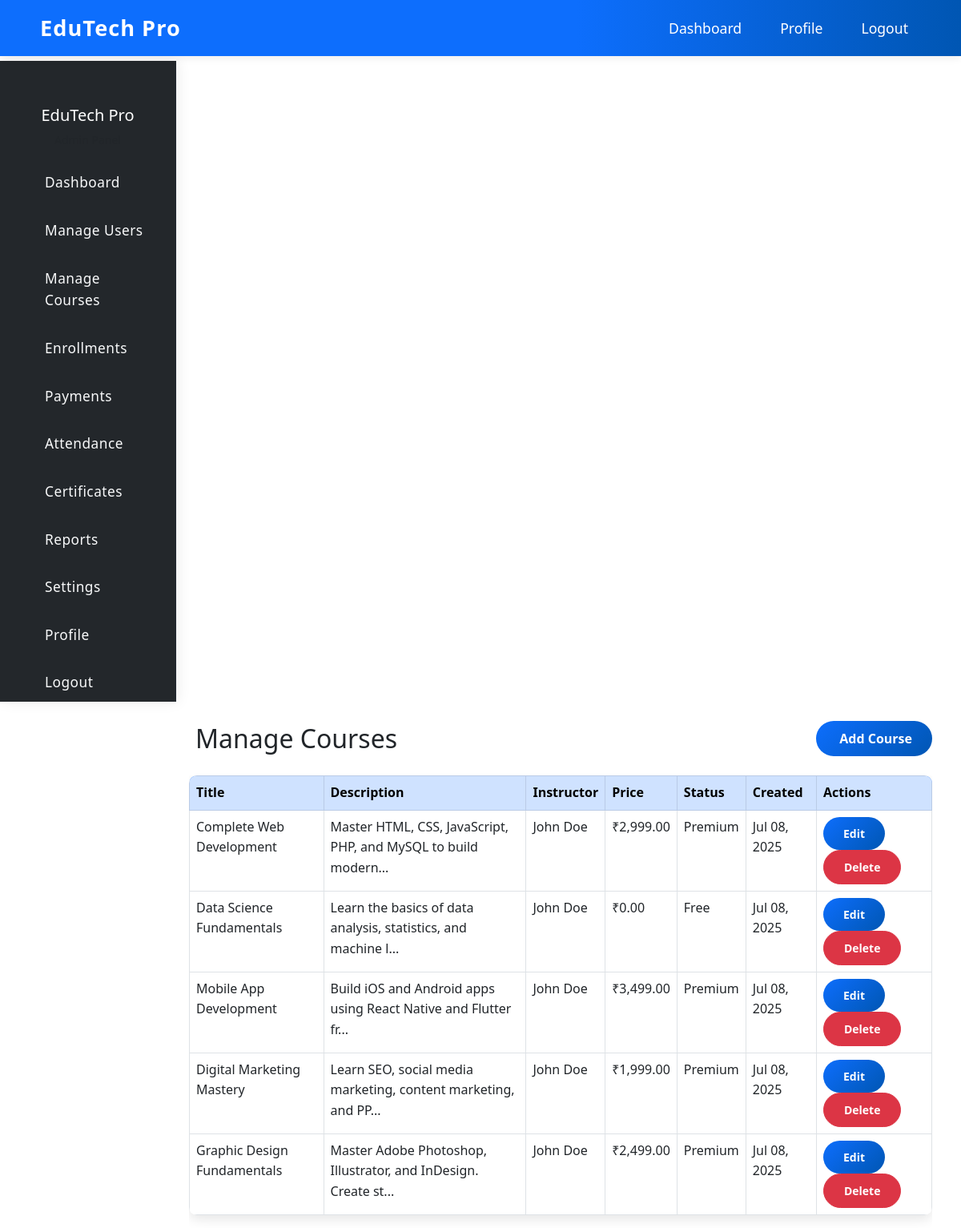
The page /admin/courses.php (signed in) on the database its author committed.
### tables this page shows
CREATE TABLE IF NOT EXISTS `courses` (
    `id` INT AUTO_INCREMENT PRIMARY KEY,
    `title` VARCHAR(200) NOT NULL,
    `description` TEXT,
    `instructor_id` INT,
    `category` VARCHAR(100),
    `level` ENUM('beginner', 'intermediate', 'advanced') DEFAULT 'beginner',
    `price` DECIMAL(10,2) DEFAULT 0.00,
    `is_premium` BOOLEAN DEFAULT FALSE,
    `thumbnail` VARCHAR(255),
    `duration` INT DEFAULT 0,
    `total_lessons` INT DEFAULT 0,
    `total_students` INT DEFAULT 0,
    `rating` DECIMAL(3,2) DEFAULT 0.00,
    `status` ENUM('draft', 'published', 'archived') DEFAULT 'draft',
    `created_at` TIMESTAMP DEFAULT CURRENT_TIMESTAMP,
    `updated_at` TIMESTAMP DEFAULT CURRENT_TIMESTAMP ON UPDATE CURRENT_TIMESTAMP,
    FOREIGN KEY (`instructor_id`) REFERENCES `users`(`id`) ON DELETE SET NULL
);

CREATE TABLE IF NOT EXISTS `users` (
    `id` INT AUTO_INCREMENT PRIMARY KEY,
    `google_id` VARCHAR(255) UNIQUE,
    `username` VARCHAR(50) UNIQUE,
    `email` VARCHAR(100) UNIQUE NOT NULL,
    `password` VARCHAR(255),
    `full_name` VARCHAR(100) NOT NULL,
    `role` ENUM('admin', 'teacher', 'student') NOT NULL,
    `profile_image` VARCHAR(255),
    `phone` VARCHAR(20),
    `address` TEXT,
    `status` ENUM('active', 'inactive', 'pending') DEFAULT 'active',
    `created_at` TIMESTAMP DEFAULT CURRENT_TIMESTAMP,
    `updated_at` TIMESTAMP DEFAULT CURRENT_TIMESTAMP ON UPDATE CURRENT_TIMESTAMP
);

### admin/courses.php (the view, shortened to what this page needs)
<?php
require_once '../config/database.php';
$stmt = $pdo->prepare('SELECT c.*, u.full_name as instructor_name FROM courses c LEFT JOIN users u ON c.instructor_id = u.id ORDER BY c.created_at DESC');
$stmt->execute();
$courses = $stmt->fetchAll();
?>
<!DOCTYPE html>
<html lang="en">
<head>
    <link href="https://cdn.jsdelivr.net/npm/bootstrap@5.3.0/dist/css/bootstrap.min.css" rel="stylesheet">
    <link href="../assets/css/style.css" rel="stylesheet">
</head>
<body>
    <nav class="navbar navbar-expand-lg navbar-dark bg-primary fixed-top">
        <div class="container">
            <a class="navbar-brand fw-bold" href="dashboard.php">
                <i class="fas fa-graduation-cap me-2"></i>EduTech Pro
            </a>
            <div class="collapse navbar-collapse" id="navbarNav">
                <ul class="navbar-nav ms-auto">
                    <li class="nav-item"><a class="nav-link" href="dashboard.php">Dashboard</a></li>
                    <li class="nav-item"><a class="nav-link" href="profile.php">Profile</a></li>
                    <li class="nav-item"><a class="nav-link" href="logout.php">Logout</a></li>
                </ul>
            </div>
        </div>
    </nav>
    <div class="container-fluid" style="margin-top: 76px;">
        <div class="row">
            <nav class="col-md-3 col-lg-2 d-md-block sidebar collapse">
                <div class="position-sticky">
                    <div class="text-center mb-4 d-flex flex-column align-items-center">
                        <h5 class="text-white mt-2">EduTech Pro</h5>
                        <small class="text-muted">Admin Panel</small>
                    </div>
                    <ul class="nav flex-column">
                        <li class="nav-item"><a class="nav-link" href="dashboard.php"><i class="fas fa-tachometer-alt me-2"></i>Dashboard</a></li>
                        <li class="nav-item"><a class="nav-link" href="users.php"><i class="fas fa-users me-2"></i>Manage Users</a></li>
                        <li class="nav-item"><a class="nav-link" href="courses.php"><i class="fas fa-book me-2"></i>Manage Courses</a></li>
                        <li class="nav-item"><a class="nav-link" href="enrollments.php"><i class="fas fa-user-graduate me-2"></i>Enrollments</a></li>
                        <li class="nav-item"><a class="nav-link" href="payments.php"><i class="fas fa-credit-card me-2"></i>Payments</a></li>
                        <li class="nav-item"><a class="nav-link" href="attendance.php"><i class="fas fa-calendar-check me-2"></i>Attendance</a></li>
                        <li class="nav-item"><a class="nav-link" href="certificates.php"><i class="fas fa-certificate me-2"></i>Certificates</a></li>
                        <li class="nav-item"><a class="nav-link" href="reports.php"><i class="fas fa-chart-bar me-2"></i>Reports</a></li>
                        <li class="nav-item"><a class="nav-link" href="settings.php"><i class="fas fa-cog me-2"></i>Settings</a></li>
                        <li class="nav-item"><a class="nav-link" href="profile.php"><i class="fas fa-user-cog me-2"></i>Profile</a></li>
                        <li class="nav-item"><a class="nav-link" href="logout.php"><i class="fas fa-sign-out-alt me-2"></i>Logout</a></li>
                    </ul>
                </div>
            </nav>
            <main class="col-md-9 ms-sm-auto col-lg-10 px-md-4 dashboard-main-content">
                <div class="container mt-4">
                    <div class="d-flex justify-content-between align-items-center mb-4">
                        <h2 class="mb-0"><i class="fas fa-book me-2"></i>Manage Courses</h2>
                        <a href="course_create.php" class="btn btn-primary"><i class="fas fa-plus me-1"></i> Add Course</a>
                    </div>
                    <div class="table-responsive">
                        <table class="table table-hover table-bordered">
                            <thead class="table-primary">
                                <tr>
                                    <th>Title</th>
                                    <th>Description</th>
                                    <th>Instructor</th>
                                    <th>Price</th>
                                    <th>Status</th>
                                    <th>Created</th>
                                    <th>Actions</th>
                                </tr>
                            </thead>
                            <tbody>
                                <?php foreach ($courses as $course): ?>
                                <tr>
                                    <td><?php echo htmlspecialchars($course['title']); ?></td>
                                    <td><?php echo htmlspecialchars(substr($course['description'], 0, 60)); ?>...</td>
                                    <td><?php echo htmlspecialchars($course['instructor_name'] ?: 'N/A'); ?></td>
                                    <td>₹<?php echo number_format($course['price'], 2); ?></td>
                                    <td><?php echo $course['is_premium'] ? 'Premium' : 'Free'; ?></td>
                                    <td><?php echo date('M d, Y', strtotime($course['created_at'])); ?></td>
                                    <td>
                                        <a href="course_edit.php?id=<?php echo $course['id']; ?>" class="btn btn-sm btn-primary"><i class="fas fa-edit"></i> Edit</a>
                                        <a href="courses.php?delete=<?php echo $course['id']; ?>" class="btn btn-sm btn-danger" onclick="return confirm('Are you sure you want to delete this course?');"><i class="fas fa-trash"></i> Delete</a>
                                    </td>
                                </tr>
                                <?php endforeach; ?>
                            </tbody>
                        </table>
                    </div>
                </div>
            </main>
        </div>
    </div>
</body>
</html>

### assets/css/style.css (style rules this page uses)
:root { --primary-color: #0d6efd; --secondary-color: #6c757d; --success-color: #198754; --warning-color: #ffc107; --danger-color: #dc3545; --light-color: #f8f9fa; --dark-color: #212529; }
* { margin: 0; padding: 0; box-sizing: border-box; }
body { font-family: 'Segoe UI', Tahoma, Geneva, Verdana, sans-serif; line-height: 1.6; color: var(--dark-color); padding-top: 76px; }
.btn { border-radius: 25px; padding: 10px 25px; font-weight: 600; transition: all 0.3s ease; }
.btn-primary { background: linear-gradient(135deg, var(--primary-color), #0056b3); border: none; }
.navbar { background: linear-gradient(90deg, #0d6efd 60%, #0056b3 100%) !important; box-shadow: 0 2px 10px rgba(0,0,0,0.08); }
.navbar .navbar-brand { font-weight: 700; font-size: 1.7rem; color: #fff !important; letter-spacing: 1px; }
.navbar .nav-link, .navbar .dropdown-toggle { color: #fff !important; font-size: 1.1rem; margin-left: 1rem; margin-right: 1rem; transition: color 0.2s; }
body { padding-top: 76px; }
.sidebar { background: #23272b !important; color: #f8f9fa; box-shadow: 2px 0 16px rgba(0,0,0,0.08); border-top: none !important; border-right: 1px solid #222831; margin-top: 0 !important; border-top-left-radius: 0 !important; border-top-right-radius: 0 !important; top: 0; position: sticky; height: 100vh; z-index: 1029; display: flex; flex-direction: column; min-width: 220px; padding: 2rem 1rem 1rem 1rem; }
.sidebar .text-center { margin-top: 0 !important; margin-bottom: 2rem !important; }
.sidebar .nav-link { color: #f8f9fa !important; background: transparent; padding: 0.75rem 1.25rem; border-radius: 8px; margin-bottom: 0.5rem; font-size: 1.08rem; font-weight: 500; letter-spacing: 0.5px; transition: background 0.2s, color 0.2s, box-shadow 0.2s; display: flex; align-items: center; gap: 0.75rem; }
.table { border-radius: 10px; overflow: hidden; box-shadow: 0 5px 15px rgba(0,0,0,0.1); }
.table thead { background: var(--primary-color); color: white; }
.container-fluid, .row, main { margin-top: 0 !important; }
.dashboard-main-content { margin-top: 0 !important; }
.sidebar .text-center { margin-top: 0 !important; margin-bottom: 1rem !important; }

### rows shown on the page
courses: title "Complete Web Development", description "Master HTML, CSS, JavaScript, PHP, and MySQL to build modern", instructor.full_name "John Doe", price "2,999.00", is_premium "Premium", created_at "Jul 08, 2025"
courses: title "Data Science Fundamentals", description "Learn the basics of data analysis, statistics, and machine l", instructor.full_name "John Doe", price "0.00", is_premium "Free", created_at "Jul 08, 2025"
courses: title "Mobile App Development", description "Build iOS and Android apps using React Native and Flutter fr", instructor.full_name "John Doe", price "3,499.00", is_premium "Premium", created_at "Jul 08, 2025"
courses: title "Digital Marketing Mastery", description "Learn SEO, social media marketing, content marketing, and PP", instructor.full_name "John Doe", price "1,999.00", is_premium "Premium", created_at "Jul 08, 2025"
courses: title "Graphic Design Fundamentals", description "Master Adobe Photoshop, Illustrator, and InDesign. Create st", instructor.full_name "John Doe", price "2,499.00", is_premium "Premium", created_at "Jul 08, 2025"
